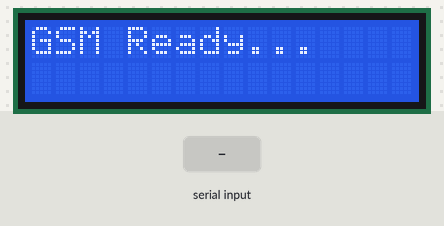
Bench run of a sketch on a simulated Arduino Uno, built with avr-gcc and run on an emulated ATmega328P. On the bench: 16×2 character LCD. The inputs (shaded band) are chosen by the test bench. The modem accepts every AT command (registered, SIM ready, sends succeed) and sends nothing else; what the sketch prints to the serial monitor is not drawn.

Above: at 2.2 s.
2.3 s: "1" received over the second serial link
At 4.5 s:
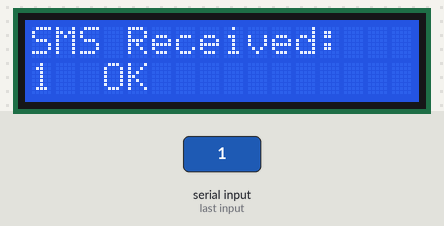
4.8 s: "0" received over the second serial link
At 7.0 s:
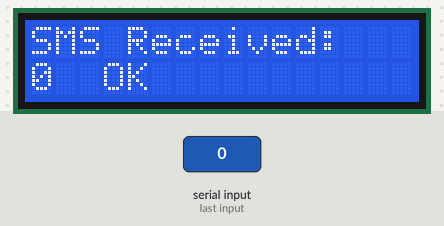
7.8 s: "2" received over the second serial link
At 10.7 s:
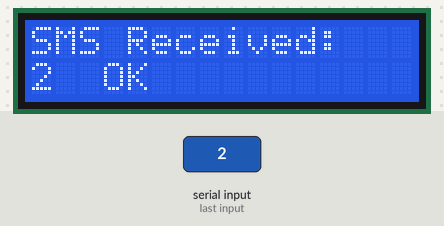
Timing chart, 0 to 12.2 s (numbered marks = the images above; inputs shaded):
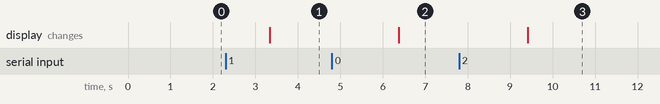

The sketch:

gsm_lcd.ino
```cpp
#include <Wire.h>
#include <LiquidCrystal_I2C.h>
#include <SoftwareSerial.h>

SoftwareSerial gsmSerial(7, 8); // RX, TX for GSM module
LiquidCrystal_I2C lcd(0x27, 2, POSITIVE); // Initialize the LCD

void setup() {
  Serial.begin(9600); // Start Serial Monitor
  gsmSerial.begin(9600); // Start GSM serial communication

  lcd.begin(16, 2, LCD_5x8DOTS); // Initialize the LCD
  lcd.backlight();
  lcd.setCursor(0, 0);
  lcd.print("GSM Ready...");

  gsmSerial.println("AT"); // Check GSM module
  delay(1000);
  readGSMResponse();
}

void loop() {
  if (gsmSerial.available()) { // Check for incoming SMS
    String sms = readSMS();
    lcd.clear();
    lcd.setCursor(0, 0);
    lcd.print("SMS Received:");
    lcd.setCursor(0, 1);
    lcd.print(sms);
    delay(2000); // Show SMS for 2 seconds
  }
}

void sendSMS(String number, String message) {
  gsmSerial.print("AT+CMGF=1\r"); // Set SMS to text mode
  delay(1000);
  readGSMResponse();

  gsmSerial.print("AT+CMGS=\"");
  gsmSerial.print(number);
  gsmSerial.print("\"\r");
  delay(1000);
  readGSMResponse();

  gsmSerial.print(message);
  gsmSerial.write(26); // Send Ctrl+Z to send the message
  delay(1000);
  readGSMResponse();
}

String readSMS() {
  String smsContent = "";
  gsmSerial.println("AT+CMGL=\"ALL\""); // Read all SMS
  delay(1000);

  while (gsmSerial.available()) {
    smsContent += (char)gsmSerial.read();
  }

  return smsContent; // Return SMS content
}

void readGSMResponse() {
  while (gsmSerial.available()) {
    Serial.write(gsmSerial.read()); // Print GSM response
  }
}
```

Measured:
- after the input at 2.3 s, the display: changes after 1.0 s (image 1)
- after the input at 4.8 s, the display: changes after 1.6 s (image 2)
- after the input at 7.8 s, the display: changes after 1.6 s (image 3)
